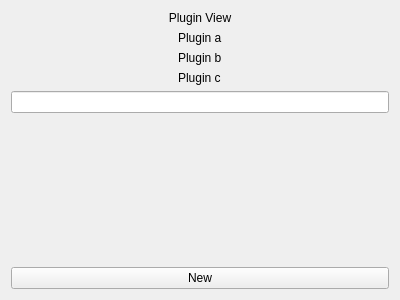
<?xml version="1.0" encoding="UTF-8"?>
<ui version="4.0">
 <class>Frame</class>
 <widget class="QFrame" name="Frame">
  <property name="geometry">
   <rect>
    <x>0</x>
    <y>0</y>
    <width>400</width>
    <height>300</height>
   </rect>
  </property>
  <property name="windowTitle">
   <string>Frame</string>
  </property>
  <layout class="QVBoxLayout" name="verticalLayout">
   <item>
    <widget class="QLabel" name="LabelPluginView">
     <property name="text">
      <string>Plugin View</string>
     </property>
     <property name="alignment">
      <set>Qt::AlignHCenter|Qt::AlignTop</set>
     </property>
    </widget>
   </item>
   <item>
    <layout class="QVBoxLayout" name="PluginList">
     <item alignment="Qt::AlignHCenter">
      <widget class="QLabel" name="PluginA">
       <property name="text">
        <string>Plugin a</string>
       </property>
      </widget>
     </item>
     <item alignment="Qt::AlignHCenter">
      <widget class="QLabel" name="PluginB">
       <property name="text">
        <string>Plugin b</string>
       </property>
      </widget>
     </item>
     <item alignment="Qt::AlignHCenter">
      <widget class="QLabel" name="PluginC">
       <property name="text">
        <string>Plugin c</string>
       </property>
      </widget>
     </item>
    </layout>
   </item>
   <item>
    <widget class="QLineEdit" name="PluginSearchBar"/>
   </item>
   <item>
    <spacer name="SpacerPluginView">
     <property name="orientation">
      <enum>Qt::Vertical</enum>
     </property>
     <property name="sizeHint" stdset="0">
      <size>
       <width>20</width>
       <height>115</height>
      </size>
     </property>
    </spacer>
   </item>
   <item>
    <widget class="QPushButton" name="ButtonPVnewPlugin">
     <property name="text">
      <string>New</string>
     </property>
    </widget>
   </item>
  </layout>
 </widget>
 <resources/>
 <connections/>
</ui>
